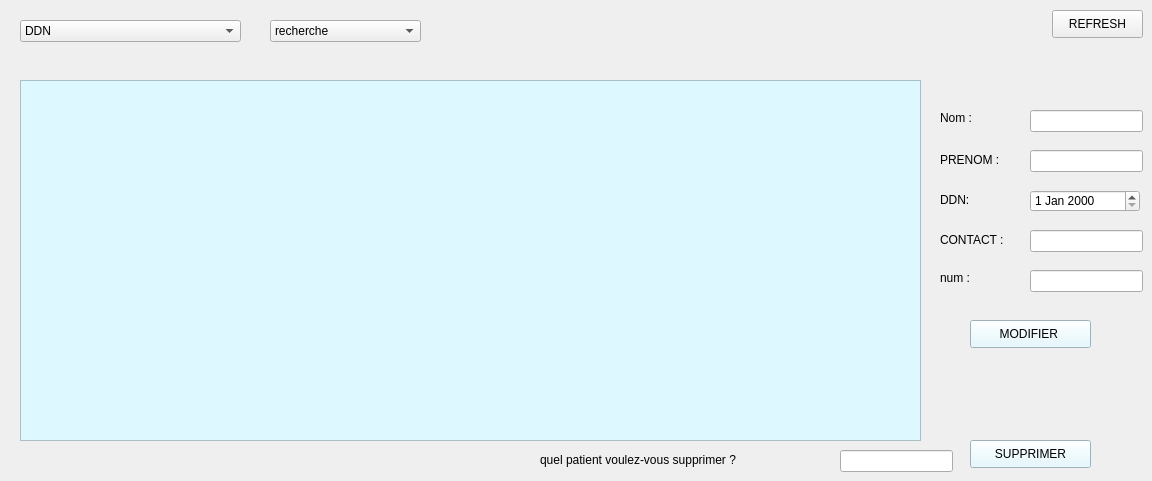
      <widget class="QWidget" name="tab">
       <attribute name="title">
        <string>afficher patient</string>
       </attribute>
       <widget class="QTableView" name="tab_patient_2">
        <property name="geometry">
         <rect>
          <x>20</x>
          <y>80</y>
          <width>901</width>
          <height>361</height>
         </rect>
        </property>
        <property name="styleSheet">
         <string notr="true">background-color: rgb(222, 248, 255);
</string>
        </property>
       </widget>
       <widget class="QLineEdit" name="lineEditNUM_2">
        <property name="geometry">
         <rect>
          <x>1030</x>
          <y>270</y>
          <width>113</width>
          <height>22</height>
         </rect>
        </property>
       </widget>
       <widget class="QLineEdit" name="lineEditNom_3">
        <property name="geometry">
         <rect>
          <x>1030</x>
          <y>110</y>
          <width>113</width>
          <height>22</height>
         </rect>
        </property>
       </widget>
       <widget class="QLineEdit" name="lineEditPrenom_3">
        <property name="geometry">
         <rect>
          <x>1030</x>
          <y>150</y>
          <width>113</width>
          <height>22</height>
         </rect>
        </property>
       </widget>
       <widget class="QLineEdit" name="lineEditCONTACT_2">
        <property name="geometry">
         <rect>
          <x>1030</x>
          <y>230</y>
          <width>113</width>
          <height>22</height>
         </rect>
        </property>
       </widget>
       <widget class="QDateEdit" name="lineEditDDN_2">
        <property name="geometry">
         <rect>
          <x>1030</x>
          <y>190</y>
          <width>110</width>
          <height>22</height>
         </rect>
        </property>
        <property name="styleSheet">
         <string notr="true">font: italic 9pt &quot;Arial&quot;;</string>
        </property>
       </widget>
       <widget class="QLabel" name="label_30">
        <property name="geometry">
         <rect>
          <x>940</x>
          <y>110</y>
          <width>55</width>
          <height>16</height>
         </rect>
        </property>
        <property name="styleSheet">
         <string notr="true">font: italic 9pt &quot;Arial&quot;;</string>
        </property>
        <property name="text">
         <string>Nom :</string>
        </property>
       </widget>
       <widget class="QLabel" name="label_37">
        <property name="geometry">
         <rect>
          <x>940</x>
          <y>150</y>
          <width>91</width>
          <height>20</height>
         </rect>
        </property>
        <property name="styleSheet">
         <string notr="true">font: italic 9pt &quot;Arial&quot;;</string>
        </property>
        <property name="text">
         <string>PRENOM : </string>
        </property>
       </widget>
       <widget class="QLabel" name="label_39">
        <property name="geometry">
         <rect>
          <x>940</x>
          <y>190</y>
          <width>61</width>
          <height>20</height>
         </rect>
        </property>
        <property name="styleSheet">
         <string notr="true">font: italic 9pt &quot;Arial&quot;;

</string>
        </property>
        <property name="text">
         <string>DDN:</string>
        </property>
       </widget>
       <widget class="QLabel" name="label_40">
        <property name="geometry">
         <rect>
          <x>940</x>
          <y>230</y>
          <width>91</width>
          <height>20</height>
         </rect>
        </property>
        <property name="styleSheet">
         <string notr="true">font: italic 9pt &quot;Arial&quot;;</string>
        </property>
        <property name="text">
         <string>CONTACT :</string>
        </property>
       </widget>
       <widget class="QLabel" name="label_64">
        <property name="geometry">
         <rect>
          <x>940</x>
          <y>270</y>
          <width>55</width>
          <height>16</height>
         </rect>
        </property>
        <property name="styleSheet">
         <string notr="true">font: italic 9pt &quot;Arial&quot;;</string>
        </property>
        <property name="text">
         <string>num : </string>
        </property>
       </widget>
       <widget class="QPushButton" name="pushButton_MODIFIER">
        <property name="geometry">
         <rect>
          <x>970</x>
          <y>320</y>
          <width>121</width>
          <height>28</height>
         </rect>
        </property>
        <property name="styleSheet">
         <string notr="true">font: italic 9pt &quot;Arial&quot;;
background-color: rgb(222, 248, 255);</string>
        </property>
        <property name="text">
         <string>MODIFIER </string>
        </property>
       </widget>
       <widget class="QPushButton" name="pushButton_supp">
        <property name="geometry">
         <rect>
          <x>970</x>
          <y>440</y>
          <width>121</width>
          <height>28</height>
         </rect>
        </property>
        <property name="styleSheet">
         <string notr="true">background-color: rgb(222, 248, 255);
font: italic 9pt &quot;Arial&quot;;</string>
        </property>
        <property name="text">
         <string>SUPPRIMER</string>
        </property>
       </widget>
       <widget class="QLineEdit" name="lineEdit_2">
        <property name="geometry">
         <rect>
          <x>840</x>
          <y>450</y>
          <width>113</width>
          <height>22</height>
         </rect>
        </property>
        <property name="styleSheet">
         <string notr="true"/>
        </property>
       </widget>
       <widget class="QComboBox" name="comboBox">
        <property name="geometry">
         <rect>
          <x>270</x>
          <y>20</y>
          <width>151</width>
          <height>22</height>
         </rect>
        </property>
        <property name="styleSheet">
         <string notr="true">font: italic 9pt &quot;Arial&quot;;</string>
        </property>
        <item>
         <property name="text">
          <string>recherche </string>
         </property>
        </item>
        <item>
         <property name="text">
          <string>Num</string>
         </property>
        </item>
        <item>
         <property name="text">
          <string>contact</string>
         </property>
        </item>
        <item>
         <property name="text">
          <string>nom et prenom</string>
         </property>
        </item>
       </widget>
       <widget class="QComboBox" name="comboBox_trier_3">
        <property name="geometry">
         <rect>
          <x>20</x>
          <y>20</y>
          <width>221</width>
          <height>22</height>
         </rect>
        </property>
        <property name="styleSheet">
         <string notr="true">font: italic 9pt &quot;Arial&quot;;</string>
        </property>
        <item>
         <property name="text">
          <string>DDN</string>
         </property>
        </item>
        <item>
         <property name="text">
          <string>Num</string>
         </property>
        </item>
        <item>
         <property name="text">
          <string>DDN et nom et prenom  </string>
         </property>
        </item>
       </widget>
       <widget class="QPushButton" name="REFRESH">
        <property name="geometry">
         <rect>
          <x>1052</x>
          <y>10</y>
          <width>91</width>
          <height>28</height>
         </rect>
        </property>
        <property name="styleSheet">
         <string notr="true">font: italic 9pt &quot;Arial&quot;;</string>
        </property>
        <property name="text">
         <string>REFRESH</string>
        </property>
       </widget>
       <widget class="QLabel" name="label_71">
        <property name="geometry">
         <rect>
          <x>540</x>
          <y>450</y>
          <width>301</width>
          <height>20</height>
         </rect>
        </property>
        <property name="styleSheet">
         <string notr="true">font: italic 9pt &quot;Arial&quot;;
font: 10pt &quot;MS Shell Dlg 2&quot;;</string>
        </property>
        <property name="text">
         <string>quel patient voulez-vous supprimer ?</string>
        </property>
       </widget>
       <widget class="QLabel" name="label_72">
        <property name="geometry">
         <rect>
          <x>850</x>
          <y>390</y>
          <width>71</width>
          <height>51</height>
         </rect>
        </property>
        <property name="text">
         <string/>
        </property>
        <property name="pixmap">
         <pixmap>:/Downloads/dos.png</pixmap>
        </property>
        <property name="scaledContents">
         <bool>true</bool>
        </property>
       </widget>
      </widget>
